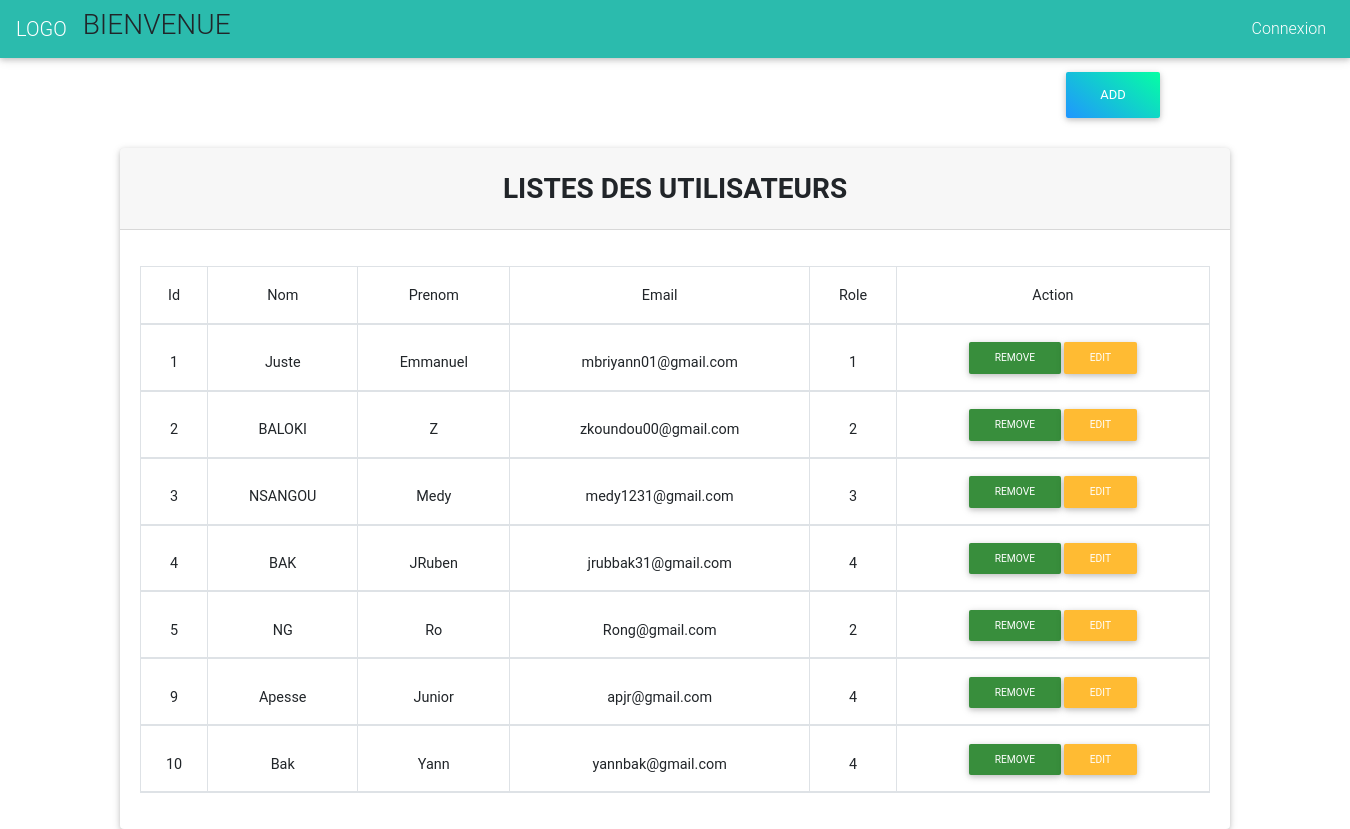
The page /accueil.php?p=gAdmin on the database its author committed.
### tables this page shows
CREATE TABLE `users` (
  `id` int(11) NOT NULL,
  `nom` varchar(45) DEFAULT NULL,
  `prenom` varchar(45) DEFAULT NULL,
  `email` varchar(45) DEFAULT NULL,
  `mdp` varchar(45) DEFAULT NULL,
  `etat` int(11) DEFAULT NULL,
  `idRoleF` int(11) NOT NULL
);

### src/models/user.php (called while the page is built, shortened)
<?php
require_once 'bdd.php';
function getUser(){
    global $db;
    return $db->query("SELECT * FROM users")->fetchAll();
}
?>

### src/vue/admin/index_user.php (the view, shortened to what this page needs)
<div class="container mt-2">
<div class="col-md-4 offset-10">
    <a href="accueil.php?p=gAddUser" class="btn aqua-gradient">Add</a>
</div>
<div class="card mt-4">
  <h3 class="card-header text-center font-weight-bold text-uppercase py-4">Listes Des Utilisateurs</h3>
  <div class="card-body">
    <div id="table" class="table-editable">
      <table class="table table-bordered table-responsive-md table-striped text-center">
        <thead>
          <tr>
            <th class="text-center">Id</th>
            <th class="text-center">Nom</th>
            <th class="text-center">Prenom</th>
            <th class="text-center">Email</th>
            <th class="text-center">Role</th>
            <th class="text-center" colspan="2">Action</th>
          </tr>
          <?php
          foreach ($users as $u) {
            ?>
          <tr>
             <th><?=$u['id'] ?></th>
             <th><?=$u['nom'] ?></th>
             <th><?=$u['prenom'] ?></th>
             <th><?=$u['email'] ?></th>
             <th><?=$u['idRoleF'] ?></th>
             <th clospan="2">
            <a href="#" class="btn btn-sm btn-green">Remove</a>
            <a href="#" class="btn btn-sm btn-warning">Edit</a>
            </th>
          </tr>
          <?php
          }
          ?>
        </thead>
      </table>
    </div>
  </div>
</div>
</div>

### header.php (shortened to what this page needs)
<!DOCTYPE html>
<html>
<head>
    <link rel="stylesheet" type="text/css" href="style.css">
    <link rel="stylesheet" href="./public/css/bootstrap.css">
    <link rel="stylesheet" href="./public/css/mdb.css">
</head>
<body class="preload">

### TopBar.php (shortened to what this page needs)
<?php
include_once 'header.php';
?>
<nav class="mb-1 navbar navbar-expand-lg navbar-dark default-color">
  <a class="navbar-brand" href="#">LOGO</a>
  <?php
  if($_SESSION['idRoleF'] == "" || $_SESSION['idRoleF'] == ''){
    ?>
    <marquee direction=right><h3>BIENVENUE</h3></marquee>
    <?php
  }
  ?>
  <div class="collapse navbar-collapse" id="navbarSupportedContent-333">
    <ul class="navbar-nav ml-auto nav-flex-icons">
      <li class="nav-item">
      <?php
      if(strtolower($_SESSION['idRoleF']) == '1' || strtolower($_SESSION['idRoleF']) == '2' || strtolower($_SESSION['idRoleF']) == '3' || strtolower($_SESSION['idRoleF']) == '4'){
         ?>
         <li class="nav-item">
         <h2><?= $_SESSION['nom'].' '. $_SESSION['prenom'] ?></h2>
         </li>
         <li class="nav-item">
         <a class="nav-link " href="src/controller/controller.php?Decon">Deconnexion</a>
         </li>
         <?php
      }else{
        ?>
        <a class="nav-link" href="index.php">Connexion</a>
        <?php
      }
      ?>
      </li>
    </ul>
  </div>
</nav>
<?php
include_once 'footer.php';
?>

### footer.php (shortened to what this page needs)
</body>
</html>

### accueil.php (shortened to what this page needs)
<?php
require_once 'src/models/user.php';
include_once 'header.php';
include_once 'topBar.php';
if (isset($_GET['p'])){
    switch ($_GET['p']){
        case 'gAdmin':
            $users = getUser();
            include_once 'src/vue/admin/index_user.php';
            break;
    }
} else{
    include_once 'home.php';
}
include_once 'footer.php';

### rows shown on the page
users: id "1", nom "Juste", prenom "Emmanuel", email "mbriyann01@gmail.com", idRoleF "1"
users: id "2", nom "BALOKI", prenom "Z", email "zkoundou00@gmail.com", idRoleF "2"
users: id "3", nom "NSANGOU", prenom "Medy", email "medy1231@gmail.com", idRoleF "3"
users: id "4", nom "BAK", prenom "JRuben", email "jrubbak31@gmail.com", idRoleF "4"
users: id "5", nom "NG", prenom "Ro", email "Rong@gmail.com", idRoleF "2"
users: id "9", nom "Apesse", prenom "Junior", email "apjr@gmail.com", idRoleF "4"
users: id "10", nom "Bak", prenom "Yann", email "yannbak@gmail.com", idRoleF "4"
